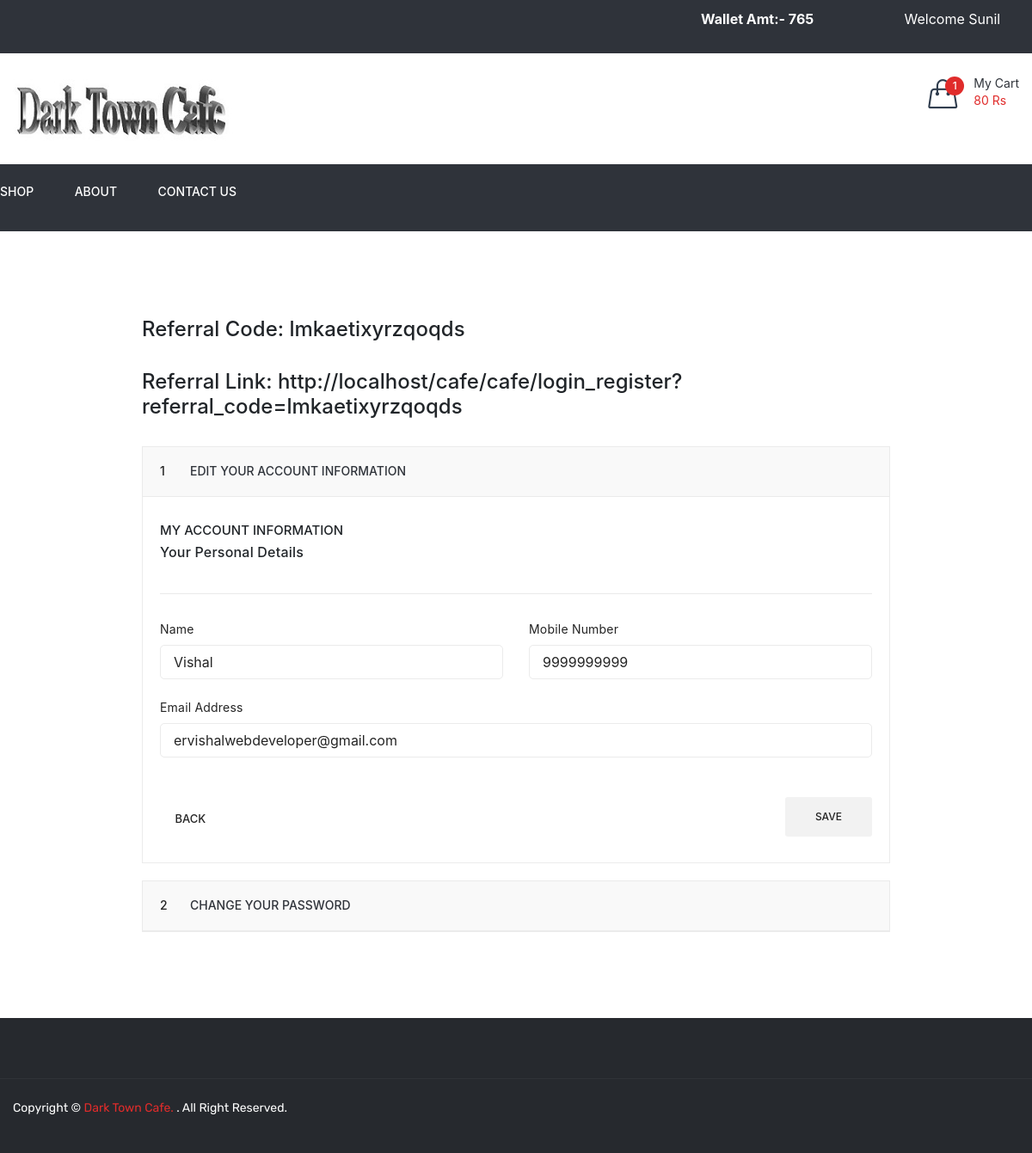
The app's page /profile.php (signed in) with its own data.
### tables this page shows
CREATE TABLE `dish_cart` (
  `id` int(11) NOT NULL,
  `user_id` int(11) NOT NULL,
  `dish_detail_id` int(11) NOT NULL,
  `qty` int(11) NOT NULL,
  `added_on` datetime NOT NULL
);

CREATE TABLE `user` (
  `id` int(11) NOT NULL,
  `name` varchar(50) NOT NULL,
  `email` varchar(50) NOT NULL,
  `mobile` varchar(15) NOT NULL,
  `password` varchar(100) NOT NULL,
  `status` int(11) NOT NULL,
  `email_verify` int(11) NOT NULL,
  `rand_str` varchar(20) NOT NULL,
  `referral_code` varchar(20) NOT NULL,
  `from_referral_code` varchar(20) NOT NULL,
  `added_on` datetime NOT NULL
);

### function.inc.php (called while the page is built, shortened)
	<?php
function getUserCart(){
	global $con;
	$arr=array();
	$id=$_SESSION['FOOD_USER_ID'];
	$res=mysqli_query($con,"select * from dish_cart where user_id='$id'");
	while($row=mysqli_fetch_assoc($res)){
		$arr[]=$row;
	}
	return $arr;
}
function getDishCartStatus(){
	$dishDetailsID=array();
	if(isset($_SESSION['FOOD_USER_ID'])){
		$getUserCart=getUserCart();
	}else{
		if(isset($_SESSION['cart']) && count($_SESSION['cart'])>0){
			foreach($_SESSION['cart'] as $key=>$val){
				$dishDetailsID[]=$key;
			}
		}
	}
}
function getcartTotalPrice(){
	$cartArr=getUserFullCart();
	$totalPrice=0;
	foreach($cartArr as $list){
		$totalPrice=$totalPrice+($list['qty']*$list['price']);
	}
	return $totalPrice;
}
function getUserFullCart($attr_id=''){
	$cartArr=array();
	if(isset($_SESSION['FOOD_USER_ID'])){
		$getUserCart=getUserCart();
		$cartArr=array();
		foreach($getUserCart as $list){
			$cartArr[$list['dish_detail_id']]['qty']=$list['qty'];
			$getDishDetail=getDishDetailById($list['dish_detail_id']);
			$cartArr[$list['dish_detail_id']]['price']=$getDishDetail['price'];
			$cartArr[$list['dish_detail_id']]['dish']=$getDishDetail['dish'];
			$cartArr[$list['dish_detail_id']]['image']=$getDishDetail['image'];
		}
	}
	if($attr_id!=''){
		return $cartArr[$attr_id]['qty'];
	}else{
		return $cartArr;
	}
}
function getDishDetailById($id){
	global $con;
	$res=mysqli_query($con,"select dish.dish,dish.image,dish_details.price from dish_details,dish where dish_details.id='$id' and dish.id=dish_details.dish_id");
	$row=mysqli_fetch_assoc($res);
	return $row;
}
function getUserDetailsByid($uid=''){
	global $con;
	$data['name']='';
	$data['email']='';
	$data['mobile']='';
	$data['referral_code']='';
	if(isset($_SESSION['FOOD_USER_ID'])){
		$uid=$_SESSION['FOOD_USER_ID'];
	}
	$row=mysqli_fetch_assoc(mysqli_query($con,"select * from user where id='$uid'"));
	$data['name']=$row['name'];
	$data['email']=$row['email'];
	$data['mobile']=$row['mobile'];
	$data['referral_code']=$row['referral_code'];
	return $data;
}
function getWalletAmt($uid){
	global $con;
	$sql="select * from wallet where user_id='$uid'";
	$res=mysqli_query($con,$sql);
	$in=0;
	$out=0;
	while($row=mysqli_fetch_assoc($res)){
		if($row['type']=='in'){
			$in=$in+$row['amt'];
		}
		if($row['type']=='out'){
			$out=$out+$row['amt'];
		}
	}
	return $in-$out;
}
?>

### profile.php (the view, shortened to what this page needs)
<?php
include ("header.php");
$getUserDetails=getUserDetailsByid();
?>
<div class="myaccount-area pb-80 pt-100">
            <div class="container">
                <div class="row">
                    <div class="ml-auto mr-auto col-lg-9">
						<div>
							<h4>Referral Code: <?php echo $getUserDetails['referral_code']?></h4><br/>
							<h4>Referral Link: <?php echo FRONT_SITE_PATH?>login_register?referral_code=<?php echo $getUserDetails['referral_code']?></h4><br/>
						</div>
                        <div class="checkout-wrapper">
                            <div id="faq" class="panel-group">
                                <div class="panel panel-default">
                                    <div class="panel-heading">
                                        <h5 class="panel-title"><span>1</span> <a data-toggle="collapse" data-parent="#faq" href="#my-account-1">Edit your account information </a></h5>
                                    </div>
                                    <div id="my-account-1" class="panel-collapse collapse show">
                                        <div class="panel-body">
                                            <form method="post" id="frmProfile">
												<div class="billing-information-wrapper">
													<div class="account-info-wrapper">
														<h4>My Account Information</h4>
														<h5>Your Personal Details</h5>
													</div>
													<div class="row">
														<div class="col-lg-6 col-md-6">
															<div class="billing-info">
																<label>Name</label>
																<input type="text" id="uname" name="name" required value="<?php echo $getUserDetails['name']?>">
															</div>
														</div>
														<div class="col-lg-6 col-md-6">
															<div class="billing-info">
																<label>Mobile Number</label>
																<input type="text" name="mobile" value="<?php echo $getUserDetails['mobile']?>" required>
															</div>
														</div>
														<div class="col-lg-12 col-md-12">
															<div class="billing-info">
																<label>Email Address</label>
																<input type="email" readonly="readonly" value="<?php echo $getUserDetails['email']?>">
															</div>
														</div>
													</div>
													<div class="billing-back-btn">
														<div class="billing-back">
															<a href="#"><i class="ion-arrow-up-c"></i> back</a>
														</div>
														<div class="billing-btn">
															<button type="submit" id="profile_submit">Save</button>
														</div>
													</div>
												</div>
											</form>
                                        </div>
                                    </div>
                                </div>
                                <div class="panel panel-default">
                                    <div class="panel-heading">
                                        <h5 class="panel-title"><span>2</span> <a data-toggle="collapse" data-parent="#faq" href="#my-account-2">Change your password </a></h5>
                                    </div>
                                </div>
                            </div>
                        </div>
                    </div>
                </div>
            </div>
        </div>
<?php
include("footer.php");
?>

### header.php (shortened to what this page needs)
<?php
include('database.inc.php');
include('function.inc.php');
getDishCartStatus();
$cartArr=getUserFullCart();
$totalPrice=getcartTotalPrice();
$totalCartDish=count($cartArr);
$getWalletAmt=0;
if(isset($_SESSION['FOOD_USER_ID'])){
	$getWalletAmt=getWalletAmt($_SESSION['FOOD_USER_ID']);
}
?>
<!doctype html>
<html class="no-js" lang="zxx">
<head>
        <link rel="stylesheet" href="assets/css/style.css">
        <link rel="stylesheet" href="assets/css/bootstrap.min.css">
        <link rel="stylesheet" href="assets/css/animate.css">
        <link rel="stylesheet" href="assets/css/owl.carousel.min.css">
        <link rel="stylesheet" href="assets/css/slick.css">
        <link rel="stylesheet" href="assets/css/chosen.min.css">
        <link rel="stylesheet" href="assets/css/ionicons.min.css">
        <link rel="stylesheet" href="assets/css/font-awesome.min.css">
        <link rel="stylesheet" href="assets/css/simple-line-icons.css">
        <link rel="stylesheet" href="assets/css/jquery-ui.css">
        <link rel="stylesheet" href="assets/css/meanmenu.min.css">
        <link rel="stylesheet" href="assets/css/responsive.css">
    </head>
    <body>
        <header class="header-area">
            <div class="header-top black-bg">
                <div class="container">
                    <div class="row">
                        <div class="col-lg-8 col-md-4 col-12 col-sm-4">
                        </div>
						<div class="col-lg-2 col-md-4 col-12 col-sm-4">
							<?php
								if(isset($_SESSION['FOOD_USER_NAME'])){
								?>
							<div id="wallet_top_box">
								<a href="<?php echo FRONT_SITE_PATH?>wallet" style="color:#fff;">
									Wallet Amt:- <?php echo $getWalletAmt?>
								</a>
							</div>
								<?php  } ?>
						</div>
                        <div class="col-lg-2 col-md-8 col-12 col-sm-8">
                            <div class="account-curr-lang-wrap f-right">
                                <?php
								if(isset($_SESSION['FOOD_USER_NAME'])){
								?>
								<ul>
                                    <li class="top-hover"><a href="#"><?php echo "Welcome <span id='user_top_name'>".$_SESSION['FOOD_USER_NAME'];?></span>  <i class="ion-chevron-down"></i></a>
                                    </li>
                                </ul>
								<?php } ?>
                            </div>
                        </div>
                    </div>
                </div>
            </div>
            <div class="header-middle">
                <div class="container">
                    <div class="row">
                        <div class="col-lg-3 col-md-4 col-12 col-sm-4">
                            <div class="logo">
                                <a href="<?php echo FRONT_SITE_PATH?>">
                                    <img alt="" src="<?php echo FRONT_SITE_PATH?>assets/img/logo/logo2.jpg">
                                </a>
                            </div>
                        </div>
                        <div class="col-lg-9 col-md-8 col-12 col-sm-8">
                            <div class="header-middle-right f-right">
                                <div class="header-wishlist">
                                </div>
                                <div class="header-cart">
                                    <a href="#">
                                        <div class="header-icon-style">
                                            <i class="icon-handbag icons"></i>
                                            <span class="count-style" id="totalCartDish"><?php echo $totalCartDish?></span>
                                        </div>
                                        <div class="cart-text">
                                            <span class="digit">My Cart</span>
                                            <span class="cart-digit-bold" id="totalPrice">
											<?php
											if($totalPrice!=0){
												echo $totalPrice.' Rs';
											}
											?></span>
                                        </div>
                                    </a>
                                </div>
                            </div>
                        </div>
                    </div>
                </div>
            </div>
            <div class="header-bottom transparent-bar black-bg">
                <div class="container" style="padding:0px;">
                    <div class="row">
                        <div class="col-lg-12 col-md-12 col-12">
                            <div class="main-menu">
                                <nav>
                                    <ul>
                                        <li><a href="<?php echo FRONT_SITE_PATH?>shop">Shop</a></li>
                                        <li><a href="<?php echo FRONT_SITE_PATH?>about-us">about</a></li>
                                        <li><a href="<?php echo FRONT_SITE_PATH?>contact-us">contact us</a></li>
                                    </ul>
                                </nav>
                            </div>
                        </div>
                    </div>
                </div>
            </div>
        </header>

### records on screen
dish_cart: dish_detail "1"
user: referral_code "lmkaetixyrzqoqds", name "Vishal", mobile "9999999999", email "ervishalwebdeveloper@gmail.com"

### other values on screen
$getWalletAmt "765"
$_SESSION['FOOD_USER_NAME'] "Sunil"
$totalPrice "80"
FRONT_SITE_PATH "http://localhost/cafe/cafe/"
